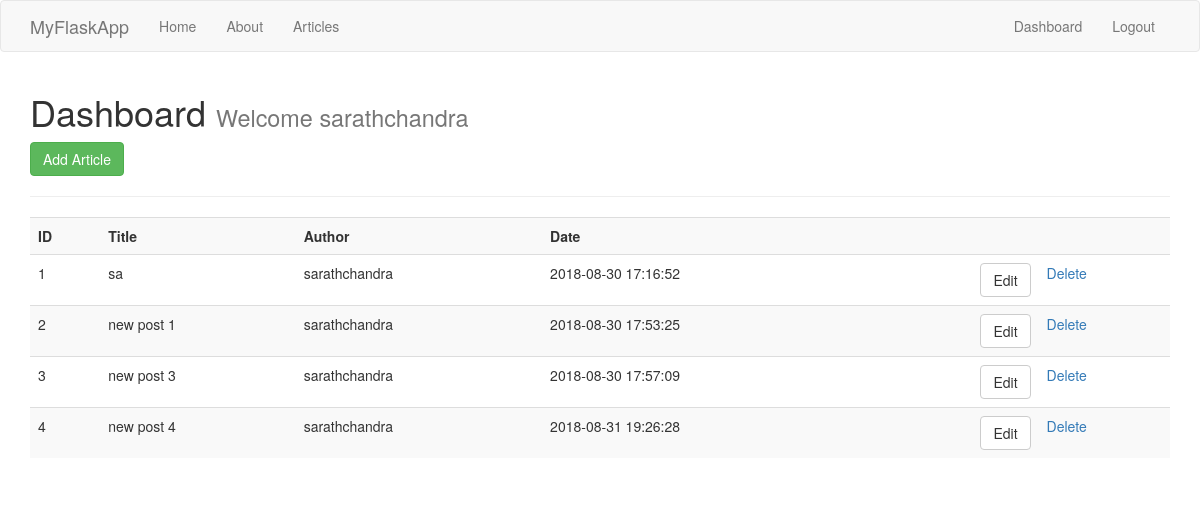
The page /dashboard (signed in) on the database as committed earlier.
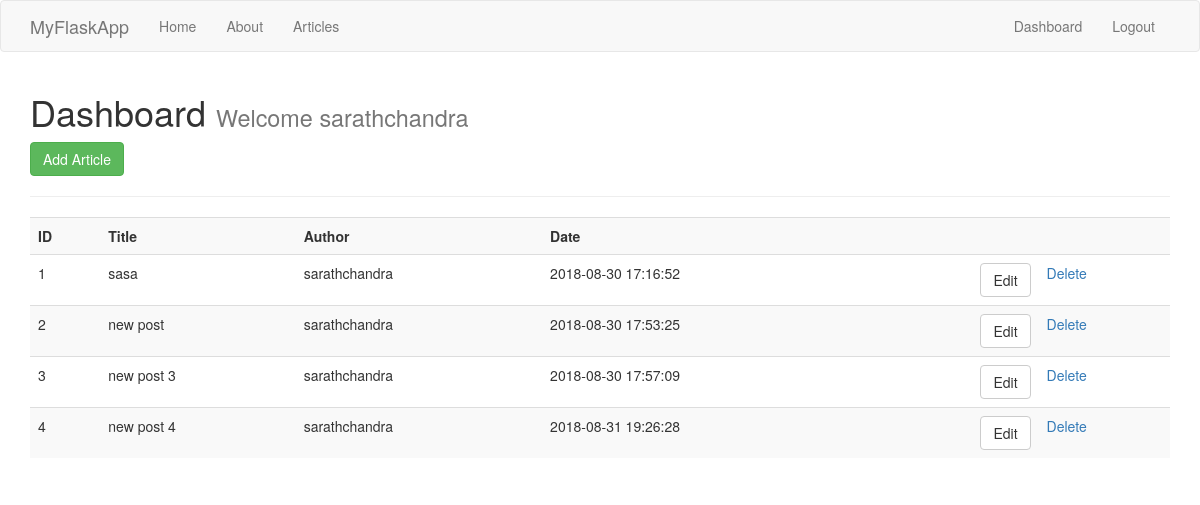
The same page on the database as committed later.
### tables this page shows
CREATE TABLE 'flask_articles' (     'id' INTEGER PRIMARY KEY AUTOINCREMENT,     'title' varchar(100) NOT NULL,     'author' varchar(100) NOT NULL,     'body' text,     'create_date' timestamp NOT NULL DEFAULT CURRENT_TIMESTAMP);

### app.py (the view)
@app.route('/dashboard')
@is_logged_in
def dashboard():
    cursor = connection.cursor()
    connection.row_factory = dict_factory
    result = cursor.execute("SELECT * FROM flask_articles")
    articles = cursor.fetchall()
    if result:
        return render_template('dashboard.html', articles=articles)
    else:
        msg = 'No Articles Found'
        return render_template('dashboard.html', msg=msg)
    cursor.close()

### app.py (called while the page is built)
def dict_factory(cursor, row):
    d = {}
    for idx, col in enumerate(cursor.description):
        d[col[0]] = row[idx]
    return d

def is_logged_in(f):
    @wraps(f)
    def wrap(*args, **kwargs):
        if 'logged_in' in session:
            return f(*args, **kwargs)
        else:
            flash('Unauthorized, Please login', 'danger')
            return redirect(url_for('login'))
    return wrap

### templates/dashboard.html
{% extends 'layout.html' %}
{% block body %}
  <h1>Dashboard <small> Welcome {{session.username}}</small></h1>
  <a class="btn btn-success" href="/add_article"> Add Article</a>
  <hr>
  <table class="table table-striped">
    <tr>
      <th>ID</th>
      <th>Title</th>
      <th>Author</th>
      <th>Date</th>
      <th></th>
      <th></th>
    </tr>
    {% for article in articles %}
      <tr>
        <td>{{article.id}}</td>
        <td>{{article.title}}</td>
        <td>{{article.author}}</td>
        <td>{{article.create_date}}</td>
        <td><a href="article_edit/{{article.id}}" class="btn btn-default pull-right">Edit</a></td>
        <td>
<a href="#">Delete</a>
        </td>
      </tr>
    {% endfor %}
  </table>
{% endblock %}

Rows that differ between the two databases and show on the page:
changed flask_articles id 1: title "sa" → "sasa"
changed flask_articles id 2: title "new post 1" → "new post"
